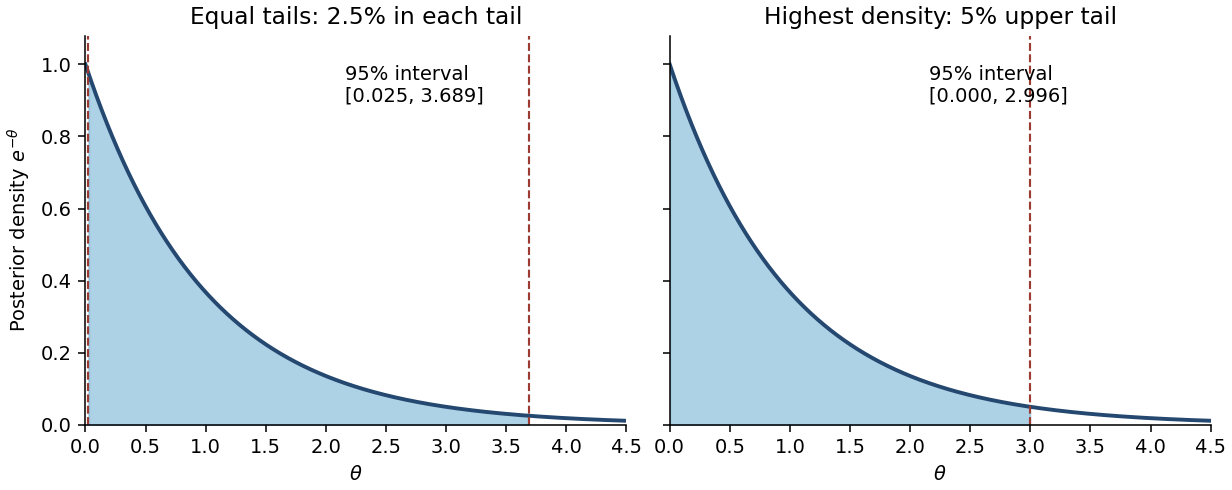

This figure's Python source:
"""Python 3.14; numpy, matplotlib. Write an opaque PNG in the current directory."""
from pathlib import Path
import numpy as np
import matplotlib
matplotlib.use('Agg')
import matplotlib.pyplot as plt
alpha=.05
lo=-np.log(1-alpha/2); hi=-np.log(alpha/2); hpd=-np.log(alpha)
x=np.linspace(0,4.5,1000)
fig,axes=plt.subplots(1,2,figsize=(8.8,3.5),sharey=True,layout='constrained',facecolor='white')
for ax,(a,b,title) in zip(axes,[(lo,hi,'Equal tails: 2.5% in each tail'),(0,hpd,'Highest density: 5% upper tail')]):
 ax.plot(x,np.exp(-x),color='#244870',lw=2)
 mask=(x>=a)&(x<=b)
 ax.fill_between(x,np.exp(-x),where=mask,color='#82b9d8',alpha=.65)
 ax.axvline(b,color='#9b3b32',ls='--',lw=1.1)
 if a>0:ax.axvline(a,color='#9b3b32',ls='--',lw=1.1)
 ax.set(xlabel=r'$\theta$',title=title,xlim=(0,4.5),ylim=(0,1.08))
 ax.text(.48,.83,f'95% interval\n[{a:.3f}, {b:.3f}]',transform=ax.transAxes)
 ax.spines[['top','right']].set_visible(False)
axes[0].set_ylabel(r'Posterior density $e^{-\theta}$')
fig.savefig(Path.cwd()/'2014-credible-intervals.png',dpi=140,facecolor='white')
